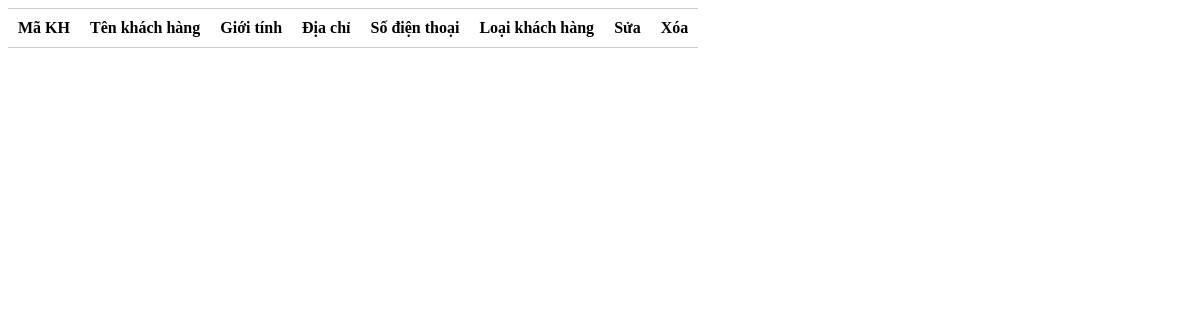
Before: /loaikh.php?loaikh=Khách Hàng with the older database file.
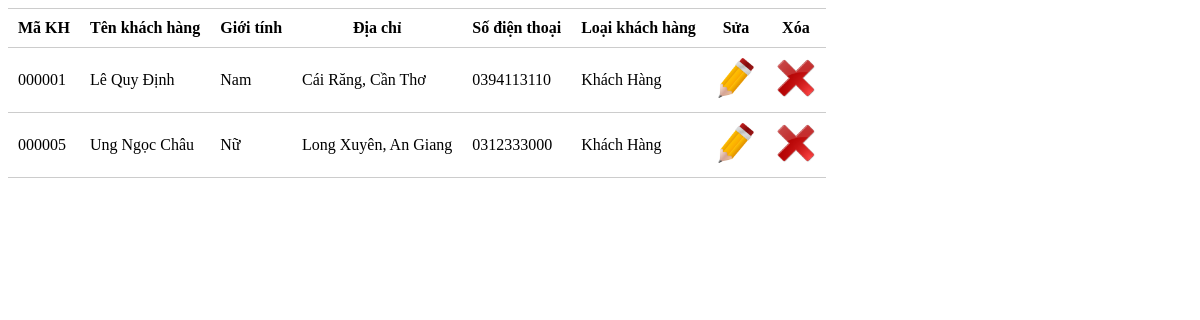
After: the same page with the newer database file.
### tables this page shows
CREATE TABLE `khachhang` (
  `makh` varchar(6) NOT NULL,
  `tenkh` varchar(32) NOT NULL,
  `gioitinh` varchar(3) NOT NULL,
  `diachi` varchar(100) NOT NULL,
  `sodienthoai` varchar(10) NOT NULL,
  `maloaikh` int(11) NOT NULL
);

CREATE TABLE `loaikh` (
  `maloaikh` int(11) NOT NULL,
  `loaikh` varchar(32) NOT NULL,
  `uudai` int(11) NOT NULL
);

### loaikh.php (the view, shortened to what this page needs)
<!DOCTYPE html>
<html lang="en">
<head>
</head>
<body>
    <div id="reload">
    <table >
        <tr>
            <th>Mã KH</th>
            <th>Tên khách hàng</th>
            <th>Giới tính</th>
            <th>Địa chỉ</th>
            <th>Số điện thoại</th>
            <th>Loại khách hàng</th>
            <th>Sửa</th>
            <th>Xóa</th>
        </tr>
        <?php
                $loaikh = $_GET['loaikh'];
                include 'connect.php';
                $sql = "SELECT makh, tenkh, gioitinh, diachi, sodienthoai, loaikh FROM khachhang, loaikh WHERE khachhang.maloaikh=loaikh.maloaikh and loaikh='$loaikh'";
                $result = $con->query($sql);
                if ($result->num_rows > 0){
                    while ($row = $result->fetch_assoc()){
                        echo "
                            <tr>
                                <td>".$row['makh']."</td>
                                <td>".$row['tenkh']."</td>
                                <td>".$row['gioitinh']."</td>
                                <td>".$row['diachi']."</td>
                                <td>".$row['sodienthoai']."</td>
                                <td>".$row['loaikh']."</td>
                                <td><a href='#'><img alt='".$row['makh']."' onclick='loadSuaKH(this.alt)' class='img' src='./img/edit.png'></a></td>
                                <td><a href='./action/action-xoakhachhang.php?makh=".$row['makh']."'><img class='img' src='./img/delete.png'></a></td>
                        ";
                    }
                }
            ?>
    </table>
    </div>
</body>
</html>

Changed rows visible on the page:
added khachhang: makh "000001", tenkh "Lê Quy Định", gioitinh "Nam", diachi "Cái Răng, Cần Thơ", sodienthoai "0394113110", maloaikh.loaikh "Khách Hàng"
added khachhang: makh "000005", tenkh "Ung Ngọc Châu", gioitinh "Nữ", diachi "Long Xuyên, An Giang", sodienthoai "0312333000", maloaikh.loaikh "Khách Hàng"
